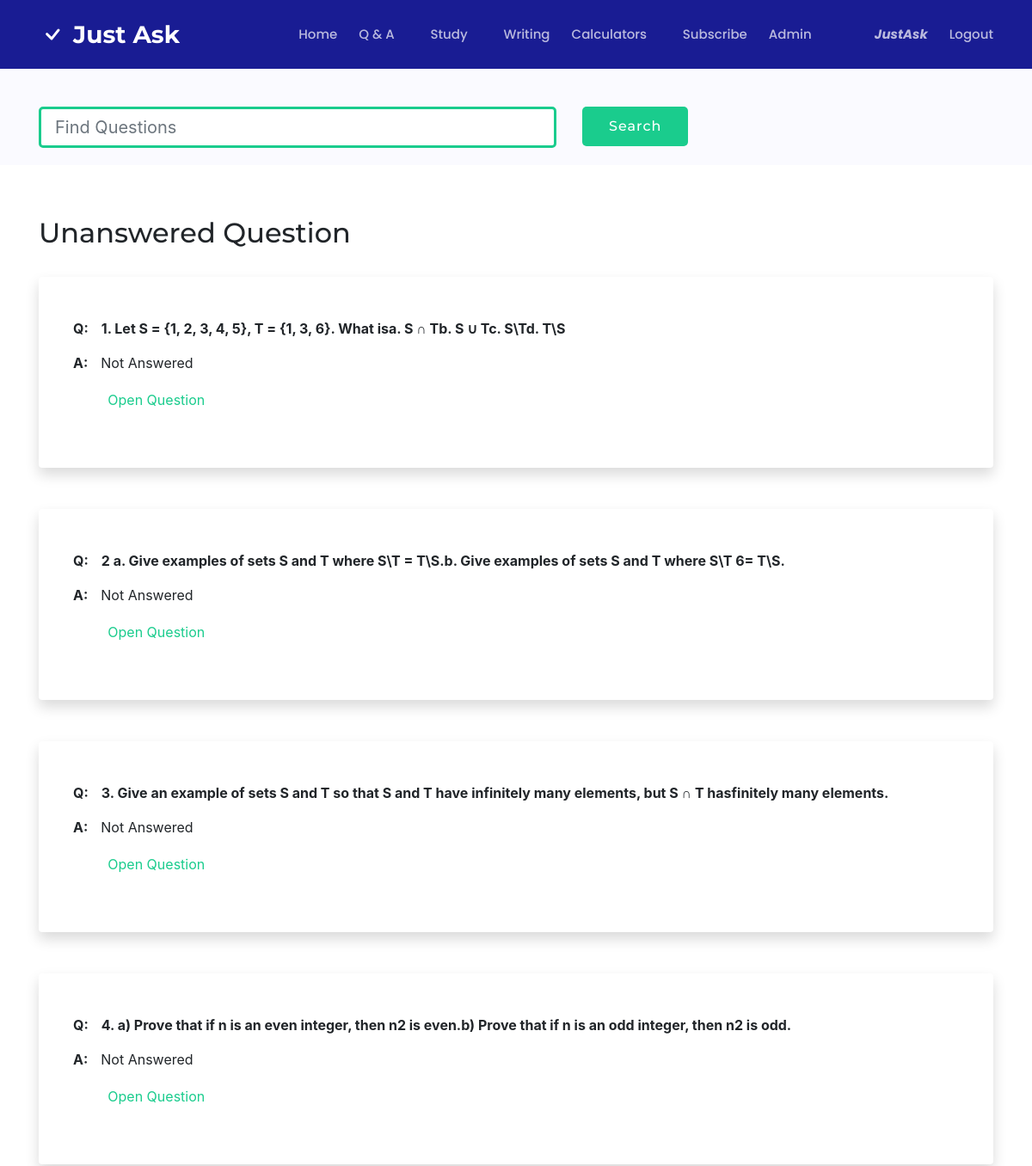
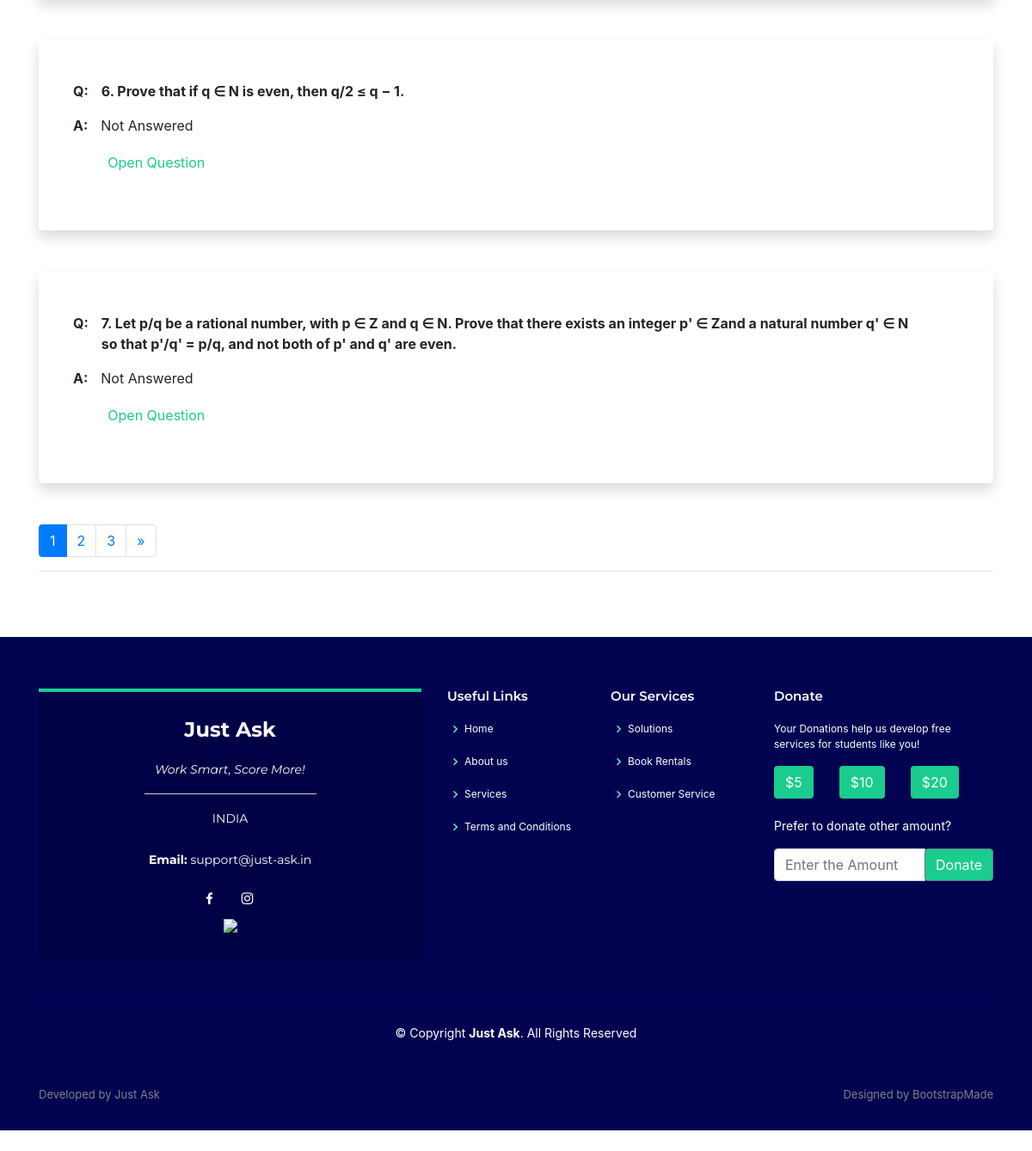
The app's page /unanswered/ (signed in) with its own data (2 pictures, top to bottom).
### main/models.py (models this page shows, shortened)
class Question(models.Model):
	def ran_gen(size, chars=string.ascii_uppercase + string.digits):
		return ''.join(random.choice(chars) for x in range(size))
	OT = 'other'
	CS = 'computer science'
	MATH = 'math'
	PSE = 'physical science and engineering'
	AAD = 'arts and designing'
	SS = 'social science'
	HEALTH = 'health'
	DS = 'data science'
	LANG = 'language'
	BUS = 'business'
	TYPE__OF_COR = [
		(OT, 'OT - other'),
        (CS, 'CS - computer science'),
        (MATH, 'MT - math'),
        (PSE, 'PE - physical science and engineering'),
        (AAD, 'AD - arts and designing'),
        (SS, 'SS - social science'),
        (HEALTH, 'HL - health'),
        (DS, 'DS - data science'),
        (LANG, 'LG - language'),
        (BUS, 'BS - business'),
    ]
	student = models.ForeignKey(Student, on_delete=models.CASCADE,default='')
	question = HTMLField('Question')
	question_field = models.CharField("Question Field",max_length=200,choices=TYPE__OF_COR,default=OT)
	question_cover = models.ImageField("Cover Image",upload_to='covers/', default='', max_length=100,blank=True)
	question_cover2 = models.ImageField("Cover Image 2",upload_to='covers/', default='', max_length=100,blank=True)
	question_cover3 = models.ImageField("Cover Image 3",upload_to='covers/', default='', max_length=100,blank=True)
	question_cover4 = models.ImageField("Cover Image 4",upload_to='covers/', default='', max_length=100,blank=True)
	question_cover5 = models.ImageField("Cover Image 5",upload_to='covers/', default='', max_length=100,blank=True)
	question_cover6 = models.ImageField("Cover Image 6",upload_to='covers/', default='', max_length=100,blank=True)
	question_cover7 = models.ImageField("Cover Image 7",upload_to='covers/', default='', max_length=100,blank=True)
	question_cover8 = models.ImageField("Cover Image 8",upload_to='covers/', default='', max_length=100,blank=True)
	qid = models.CharField("Question ID",max_length=8, default=ran_gen(8, "ABCDEFGHIJKLMNOPQRSTUVWXYZ1234567890"), unique=True)
	answered = models.BooleanField("Answered?",default=False)

### main/views.py (the view)
# urls.py: path("unanswered/", views.unanswered, name="unanswered"),
def unanswered(request):
	ques = []
	for q in Question.objects.all():
		if q.answered == False:
			ques.append(q)
	paginator = Paginator(ques,6)
	page2 = request.GET.get('page')
	ques = paginator.get_page(page2)
	data={
		'questions':ques,
	}
	return render(request, 'main/unanswered.html',data)

### main/templates/main/unanswered.html (shortened to what this page needs)
{% extends "main/header.html" %}
{% block content %}
{% load static %}
{% load poll_extras %}
  <main>
    <section id="study" class="breadcrumbs">
      <div class="container">
        <div class="d-flex justify-content-between align-items-center">
           <form action="/qsearch_request" method="get">
            <div class="row">
            <div class="col-sm-7">
              <div class="input-group input-group-lg">
              <input type="text" class="form-control mt-4" name="search" id='search' aria-label="Large" placeholder="Find Questions" aria-describedby="inputGroup-sizing-sm" value="{{question}}" style="border-color: #1acc8d; border-width: 3px;width: 900px; border-radius: 5px">
              </div>
            </div>
            <div class="col-sm">
            <div class="text-center text-lg-left">
                <input class="btn btn-get-started mt-4" type="submit" value="Search" style="border-radius: 5px;">
            </div>
            </div>
            </div>
             </form>
        </div>
      </div>
    </section>
    <section class="inner-page">
      <div class="container">
        <h2>Unanswered Question</h2>
      <br>
      {% for q in questions %}
      <div class="container shadow p-3 mb-5 bg-white rounded">
        <div class="row ml-4 mt-3">
        <div class="col-sm-0 col-0 mt-3 ">
          <p><strong>Q:</strong></p>
        </div>
         <div class="col-sm-auto col-9 col-lg-11 mt-3 " style="width: auto">
          {% with ques=q.question|striptags %}
          {% with qu=question|striptags %}
          <p><strong>{{ques|highlight:qu|safe}}</strong></p>
          {% endwith %}
          {% endwith %}
        </div>
      </div>
      <div class="row mt-0 mb-5 ml-3 ">
      	 {% if q.answer != '' %}
        <div class="col-sm-0 col-0 ml-2">
          <p><strong>A:</strong></p>
        </div>
        <div class="col-sm-auto col-lg-auto col-10">
          <p style="overflow: hidden;white-space: nowrap;text-overflow: ellipsis;"> Answered</p>
          <form action="/answer_request" method="get">
            <input type="text" class="form-control" name="question" id='question'  value="{{q.question|striptags}}" hidden="True">
            <input type="text" class="form-control" name="question" id='question'  value="{{q.qid}}" hidden="True">
          <input type="submit" value="See Full Solution" style="border-color: transparent; background-color: transparent;color: #1acc8d">
        </form>
        </div>
        {% else %}
        <div class="col-sm-0 col-0 ml-2">
          <p><strong>A:</strong></p>
        </div>
         <div class="col-sm-auto col-lg-auto col-10">
          <p style="overflow: hidden;white-space: nowrap;text-overflow: ellipsis;"> Not Answered</p>
          <form action="/answer_request" method="get">
          <input type="submit" value="Open Question" style="border-color: transparent; background-color: transparent;color: #1acc8d">
        </form>
        </div>
        {% endif %}
      </div>
      </div>
      {% endfor %}
<nav aria-label="Page navigation example">
  <ul class="pagination">
    {% for num in questions.paginator.page_range %}
      {% if questions.number == num %}
      <li class="page-item active"><a class="page-link" href="?page={{ num }}">{{num}}</a></li>
      {% elif num > questions.number|add:'-3' and num < questions.number|add:'3' %}
      <li class="page-item"><a class="page-link" href="?page={{ num }}">{{num}}</a></li>
      {% endif %}
    {% endfor %}
    {% if questions.has_next == True %}
    <li class="page-item">
      <a class="page-link" href="?page={{ qs.next_page_number }}" aria-label="Next">
        <span aria-hidden="true">&raquo;</span>
      </a>
    </li>
    {% endif %}
  </ul>
</nav>
<hr>
      </div>
    </section>
  </main>
{% endblock %}

### main/templates/main/header.html (shortened to what this page needs)
<!DOCTYPE html>
<html lang="en">
<head>
  {% load static %}
  <link href="{% static 'assets/vendor/bootstrap/css/bootstrap.min.css'%}" rel="stylesheet">
  <link href="{% static 'assets/vendor/icofont/icofont.min.css'%}" rel="stylesheet">
  <link href="{% static 'assets/vendor/boxicons/css/boxicons.min.css'%}" rel="stylesheet">
  <link href="{% static 'assets/vendor/venobox/venobox.css'%}" rel="stylesheet">
  <link href="{% static 'assets/vendor/remixicon/remixicon.css'%}" rel="stylesheet">
  <link href="{% static 'assets/vendor/owl.carousel/assets/owl.carousel.min.css'%}" rel="stylesheet">
  <link href="{% static 'assets/vendor/aos/aos.css'%}" rel="stylesheet">
  <link href="{% static 'assets/css/style.css'%}" rel="stylesheet">
</head>
<body onContextMenu="return false;" draggable="false">
  <header id="header" class="fixed-top d-flex align-items-center mb-0">
    <div class="container d-flex align-items-center">
      <svg width="2em" height="2em" viewBox="0 0 16 16" class="bi bi-check mr-2" fill="white" xmlns="http://www.w3.org/2000/svg">
        <path fill-rule="evenodd" d="M10.97 4.97a.75.75 0 0 1 1.071 1.05l-3.992 4.99a.75.75 0 0 1-1.08.02L4.324 8.384a.75.75 0 1 1 1.06-1.06l2.094 2.093 3.473-4.425a.236.236 0 0 1 .02-.022z"/>
      </svg>
      <div class="logo mr-auto">
        <h1 class="text-light"><a href="/"><span>Just Ask</span></a></h1>
      </div>
      <nav id="myNav" class="nav-menu d-none d-lg-block" class="noprint">
        <ul>
          <li id="home"><a href="/" >Home</a></li>
          <li class="drop-down" ><a href="/QNA">Q & A</a>
              </li>
          <li  class="drop-down"><a id="study" style="cursor: context-menu;">Study</a>
          </li>
          <li ><a href="/writing" id="writing">Writing</a></li>
          <li class="drop-down"><a style="cursor: context-menu;">Calculators</a>
          </li>
           {% if user.is_staff %}
           <li><a href="/rates" id="subs">Subscribe</a></li>
           <li  class="mr-5"><a href="/justask-admin" target="_blank" id="admin">Admin</a></li>
           {% else %}
           <li><a href="/customer_service" id="support">Support</a></li>
           <li  class="mr-5"><a href="/rates" id="subs">Subscribe</a></li>
           {% endif %}
          {% if user.is_authenticated %}
          <li ><a href="/profile" id="prof" data-container="body" data-placement="buttom" data-toggle="popoverm" data-content="Click here to view profile!"><span style="font-style: italic; font-size: 15px"><strong>{{user.username}}</strong></span>
          </a></li>
          <li><a href="/logout">Logout</a></li>
          {% else %}
            <li><a href="/login">Login</a></li>
            <li><a href="/register">Sign Up</a></li>
          {% endif %}
        </ul>
      </nav>
    </div>
  </header>
  {% block content %}
  {% endblock %}
  <footer id="footer" class="noprint">
    <div class="footer-top">
      <div class="container">
        <div class="row">
          <div class="col-lg-5 col-md-6">
            <div class="footer-info">
              <h3>Just Ask</h3>
              <p class="pb-3"><em>Work Smart, Score More!</em></p>
              <hr style="border-color: lightgrey; width: 200px; margin-top: 0px">
              <p>
                INDIA<br><br>
                <strong>Email:</strong> support@just-ask.in<br>
              </p>
              <div class="social-links mt-3">
                <a href="https://www.facebook.com/Just-Ask-102606151645224/?view_public_for=102606151645224" class="facebook" target="_blank"><i class="bx bxl-facebook"></i></a>
                <a href="https://www.instagram.com/just_ask_in/" class="instagram" target="_blank"><i class="bx bxl-instagram"></i></a>
              </div>
              <div>
                <img src="https://img.icons8.com/cute-clipart/512/000000/india.png" width="80" />
              </div>
            </div>
          </div>
          <div class="col-lg-2 col-md-6 footer-links">
            <h4 style="font-size: 15px">Useful Links</h4>
            <ul style="font-size: 12px">
              <li><i class="bx bx-chevron-right"></i> <a href="/">Home</a></li>
              <li><i class="bx bx-chevron-right"></i> <a href="/">About us</a></li>
              <li><i class="bx bx-chevron-right"></i> <a href="/rates">Services</a></li>
              <li><i class="bx bx-chevron-right"></i> <a href="/terms">Terms and Conditions</a></li>
            </ul>
          </div>
          <div class="col-lg-2 col-md-6 footer-links">
            <h4 style="font-size: 15px">Our Services</h4>
            <ul style="font-size: 12px">
              <li><i class="bx bx-chevron-right"></i> <a href="/solution">Solutions</a></li>
              <li><i class="bx bx-chevron-right"></i> <a href="/books">Book Rentals</a></li>
              <li><i class="bx bx-chevron-right"></i> <a href="/customer_service">Customer Service</a></li>
            </ul>
          </div>
          <div class="col-lg-3 col-md-6 footer-links">
            <h4 style="font-size: 15px">Donate</h4>
            <p style="font-size: 12px">Your Donations help us develop free services for students like you!</p>
            <div class="row">
              <div class="col-auto">
                <a href="" data-toggle="modal" data-target="#pay3"><button type="button" onclick="Amount1()" class="btn " style="background-color: #1acc8d; color: white">$5</button></a>
              </div>
               <div class="col-auto">
                <a href="" data-toggle="modal" data-target="#pay3"><button type="button" onclick="Amount2()" class="btn " style="background-color: #1acc8d; color: white">$10</button></a>
              </div>
               <div class="col-auto">
                <a href="" data-toggle="modal" data-target="#pay3"><button type="button" onclick="Amount3()" class="btn " style="background-color: #1acc8d; color: white">$20</button></a>
              </div>
            </div>
            <br>
            <p>Prefer to donate other amount?</p>
            <div class="input-group mb-1 mt-3">
              <input type="text" id='donate' class="form-control" placeholder="Enter the Amount" aria-label="Enter the amount" aria-describedby="basic-addon2">
              <div class="input-group-append">
                <a href="" data-toggle="modal" data-target="#pay3"><button class="btn btn-outline-secondary" onclick="customAmount()" type="button" style="background-color: #1acc8d;color: white">Donate</button></a>
              </div>
            </div>
          </div>
        </div>
      </div>
    </div>
    <div class="container">
      <div class="copyright">
        &copy; Copyright <strong><span>Just Ask</span></strong>. All Rights Reserved
      </div>
      <br>
      <br>
      <div class="credits">
        <p class="float-left"  style="color: grey">Developed by Just Ask</p>
        <p class="float-right" style="color: grey">Designed by <a  style="color: grey" href="https://bootstrapmade.com/" target="_blank">BootstrapMade</a></p>
      </div>
    </div>
    <br>
  </footer>
  	 {% if user.is_authenticated %}
  <a data-aos="fade-left" data-aos-delay="500" href="/logout" class="back-to-top-2" style="bottom: 163px"><i class="icofont-sign-out" data-toggle="tooltip" data-placement="left" title="Sign Out"></i></a>
  {% else %}
  <a data-aos="fade-left" data-aos-delay="500" href="/login" class="back-to-top-2" style="bottom: 163px"><i class="icofont-sign-in" data-toggle="tooltip" data-placement="left" title="Sign In"></i></a>
  {% endif %}
    <a data-aos="fade-left" data-toggle="modal" data-target="#feedbackModal" class="back-to-top-2" style="bottom: 463px; cursor: pointer;"><i class="icofont-heart-alt" data-toggle="tooltip" data-placement="left" title="Give Feedback!"></i></a>
  <a data-aos="fade-left" href="/question_p" class="back-to-top-2" style="bottom: 413px"><i class="icofont-plus" data-toggle="tooltip" data-placement="left" title="Ask Question"></i></a>
  <a data-aos="fade-left" data-aos-delay="100" href="/notes" class="back-to-top-2" style="bottom: 363px"><i class="icofont-book" data-toggle="tooltip" data-placement="left" title="E-Notes"></i></a>
   <a data-aos="fade-left" data-aos-delay="200" href="/QNA" class="back-to-top-2" style="bottom: 313px"><i class="icofont-question" data-toggle="tooltip" data-placement="left" title="Expert Q&A"></i></a>
  <a data-aos="fade-left" data-aos-delay="300" href="/writing" class="back-to-top-2" style="bottom: 263px"><i class="icofont-check" data-toggle="tooltip" data-placement="left" title="Grammar Check"></i></a>
  {% if user.is_authenticated %}
  <a data-aos="fade-left" data-aos-delay="400" onclick="myFunction()"  class="back-to-top-2" style="bottom: 213px"><i class="icofont-music" id="music" data-toggle="tooltip" data-placement="left" title="Music"></i></a>
  {% endif %}
</body>
</html>

### records on screen
Question: value "1. Let S = {1, 2, 3, 4, 5}, T = {1, 3, 6}. What isa. S ∩ Tb. S ∪ Tc. S\\Td. T\\S"
Question: value "2 a. Give examples of sets S and T where S\\T = T\\S.b. Give examples of sets S and T where S\\T 6= T\\S."
Question: value "3. Give an example of sets S and T so that S and T have infinitely many elements, but S ∩ T hasfinitely many elements."
Question: value "4. a) Prove that if n is an even integer, then n2 is even.b) Prove that if n is an odd integer, then n2 is odd."
Question: question "6. Prove that if q ∈ N is even, then q/2 ≤ q − 1."
Question: value "7. Let p/q be a rational number, with p ∈ Z and q ∈ N. Prove that there exists an integer p' ∈ Zand a natural number q' ∈ N so that p'/q' = p/q, and not both of p' and q' are even."

### other values on screen
{{ user.username }} "JustAsk"
{{ num }} "1"
{{ num }} "2" "3"
